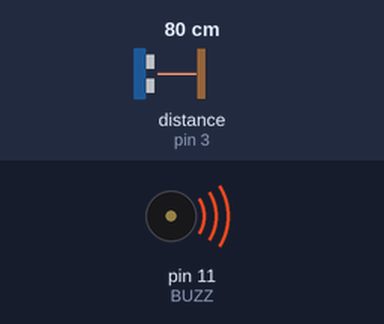
Simulated run of this sketch. Board: Arduino Uno, built with avr-gcc and run on an emulated ATmega328P. Parts: buzzer (waves = sounding). Wiring (inferred from the names in the program): ultrasonic range finder: trigger pin 8; echo pin 3. Inputs (shaded band) come from the test bench; at power-on: distance to the obstacle (sensor on pin 3) 80 cm. The echo pulse lasts 58.3 µs per cm; what the sketch prints to the serial monitor is not drawn.

Above: at 0.2 s.
Timing chart, 0 to 1.7 s (numbered marks = the images above):
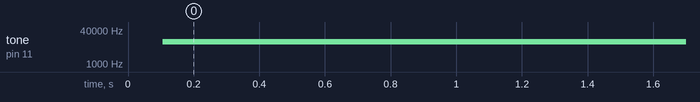

Measured:
- by itself, tone on pin 11 (BUZZ): silent → 11175 Hz at 0.11 s

The sketch:

fab_theremin.ino
```cpp
#define BUZZ 11
#define TRIGGER 8
#define ECHO 3
#define SOUND_LIMIT 5000

// MU =

void setup()
{
   pinMode(BUZZ, OUTPUT);
   pinMode(TRIGGER, OUTPUT);
   pinMode(ECHO, INPUT);
   Serial.begin(9600);
}

float convert (int distance)
{
    float frequency = 110;
    float mu = pow(2, 1.0/12);
    return frequency * pow(mu, distance);
}

int get_distance (int trigger, int echo)
{
    int dist;

    digitalWrite(trigger, HIGH);
    delayMicroseconds(10);
    digitalWrite(trigger, LOW);
    dist = pulseIn(echo, HIGH)/58;
    Serial.println(dist);
    delay(100);

    return dist;
}

void play (float freq, int buzzer)
{
    float period = 1.0/(2 * freq);

    tone(buzzer, freq);
    /*
    digitalWrite(buzzer, HIGH);
    delay(period);
    digitalWrite(buzzer, LOW);
    delay(period);
    Serial.println(freq);
    */
}

void loop()
{
    int dist = get_distance(TRIGGER, ECHO);
    float freq = convert(dist);
    play(freq, BUZZ);
}
```
